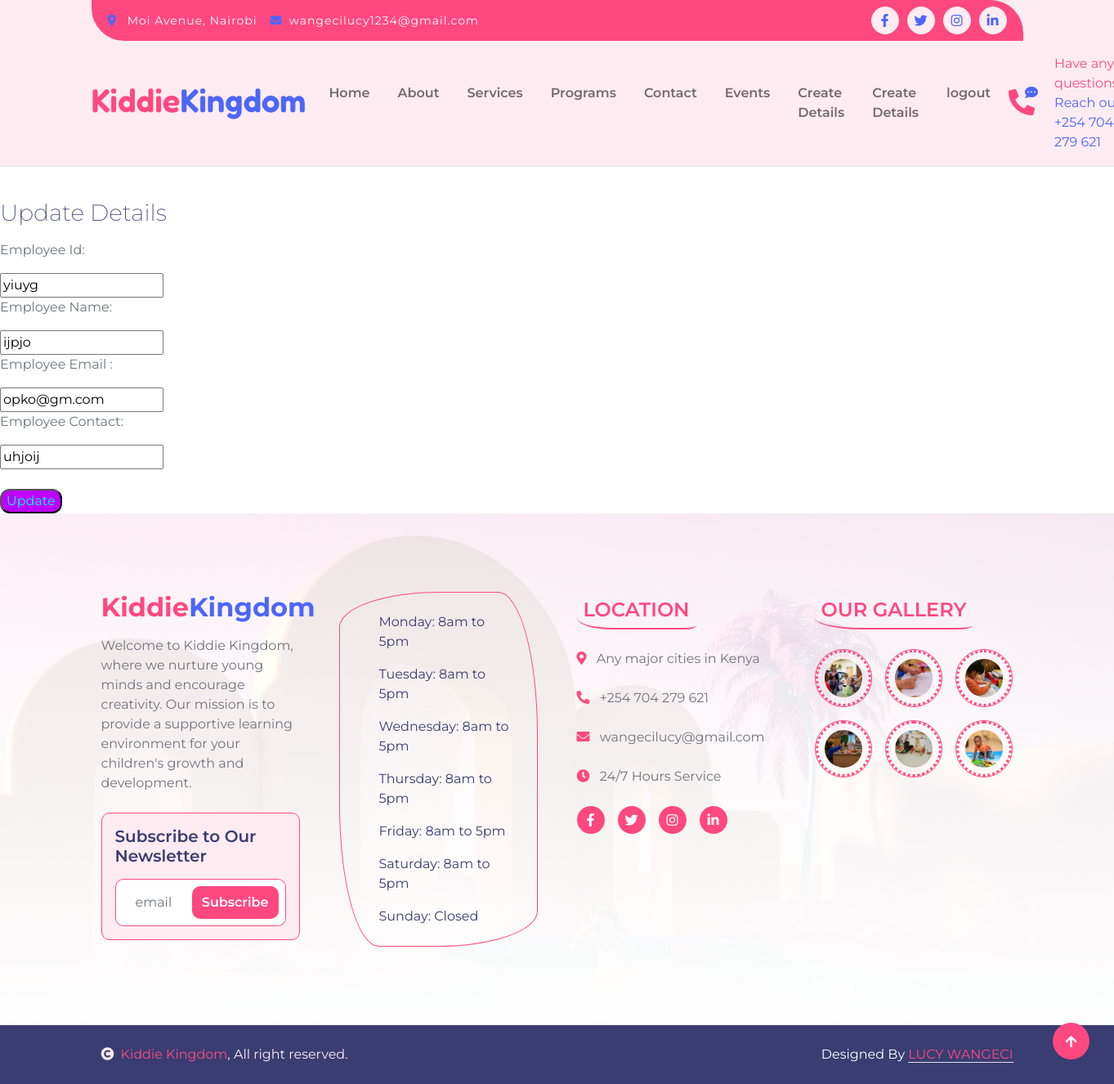
Screenshot of /edit/1 with the database file from the repository.
### app/models.py (models this page shows, shortened)
class Employee(models.Model):
    eid = models.CharField(max_length=20)
    ename = models.CharField(max_length=100)
    eemail = models.EmailField()
    econtact = models.CharField(max_length=15)
    class Meta:
        db_table = "employee"

### app/views.py (the view)
# urls.py: path('edit/<int:id>', views.edit, name='edit'),
def edit(request, id):
    employee = Employee.objects.get(id=id)
    return render(request, 'edit.html', {'employee': employee})

### app/templates/edit.html (shortened to what this page needs)
{% extends 'base.html' %}
{% load static %}
{% block body %}
    <form method="POST" action="/update/{{employee.id}}">
        <div>
            <br>
            <p>
                <h3>Update Details</h3>
            </p>
        </div>
        <div>
            <p>Employee Id:</p>
            <div>
                <input type="text" name="eid" value="{{employee.eid}}" />
            </div>
        </div>
        <div>
            <p>Employee Name:</p>
            <div>
                <input type="text" name="ename" value="{{employee.ename}}" />
            </div>
        </div>
        <div>
            <p>Employee Email :</p>
            <div>
                <input type="email" name="eemail" value="{{employee.eemail}}" />
            </div>
        </div>
        <div>
            <p>Employee Contact:</p>
            <div>
                <input type="text" name="econtact" value="{{employee.econtact}}" />
            </div>
        </div>
        <div>
            <br>
            <button type="submit">Update</button>
        </div>
    </form>
{% endblock %}

### app/static/css/style.css (style rules this page uses)
h1, h2, h3, .h1, .h2, .h3 { font-weight: 200; font-family: 'Montserrat', sans-serif; }
button { border-radius: 12px; color: aqua; background-color: #be00fd; cursor: pointer; }

### rows the page displays
Employee: eid "yiuyg", ename "ijpjo", eemail "opko@gm.com", econtact "uhjoij"
